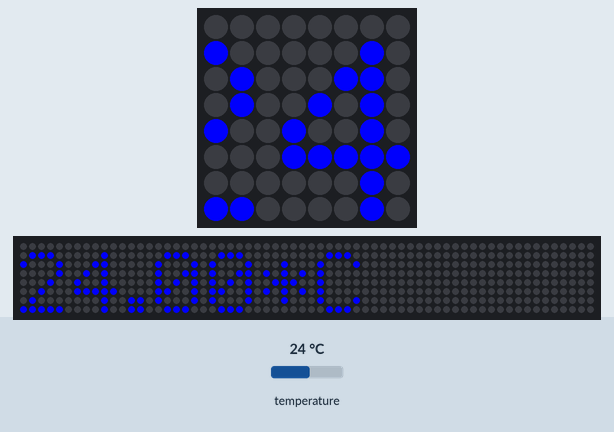
Simulated run of this program. Board: Raspberry Pi (BCM pin numbers) with a Sense HAT. Parts: the Sense HAT's 8×8 RGB LED matrix, a strip that is not on the board, showing the scrolling text unrolled. Inputs (shaded band) come from the test bench; at power-on: temperature 24 °C. The 64×8 strip is a reading aid, not a part: it shows the text the matrix is scrolling, unrolled, one strip-width of it at a time.

Above: at 1.2 s.
1.3 s: temperature set to 12 °C
At 7.08 s:
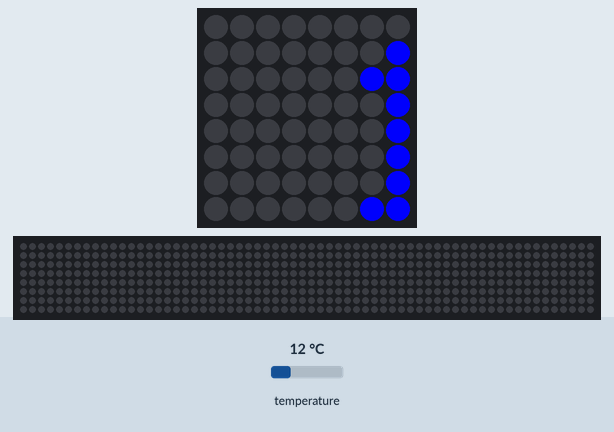
8.9 s: temperature set to 19 °C
At 13.96 s:
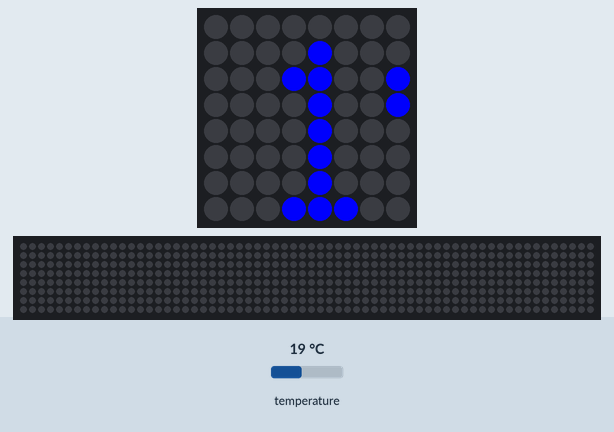
16.5 s: temperature set to 28 °C
At 24.66 s:
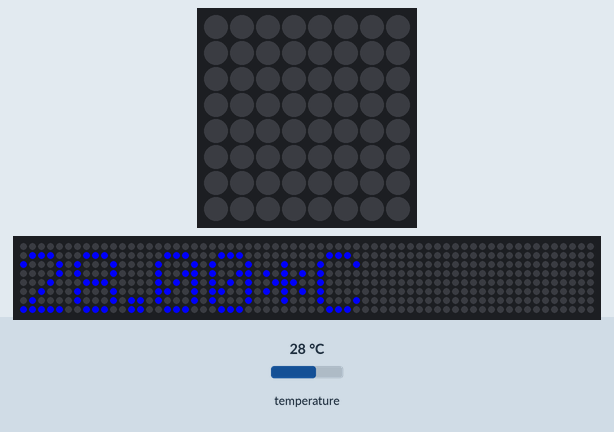

The program:

TemperatureMatrix.py
```python
from sense_hat import SenseHat
import time

SenseHat().clear()

color = [ 0, 0, 255]

while True:
    t = SenseHat().temperature
    temperature_disp = "{:.2f}*C".format(t)

    SenseHat().show_message( temperature_disp, text_colour = color)
    time.sleep(2)
```
